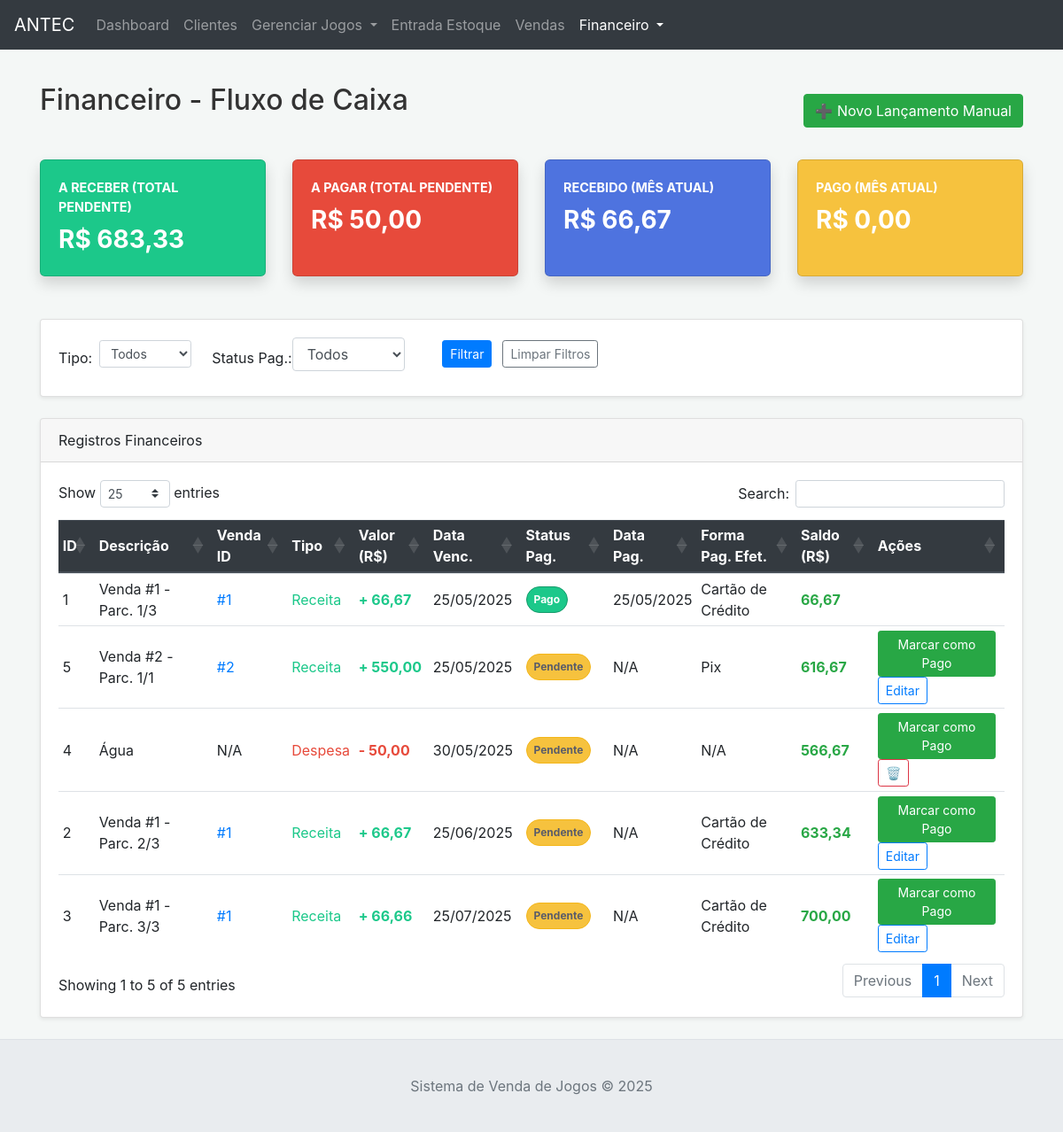
Page /financeiro on the earlier database version.
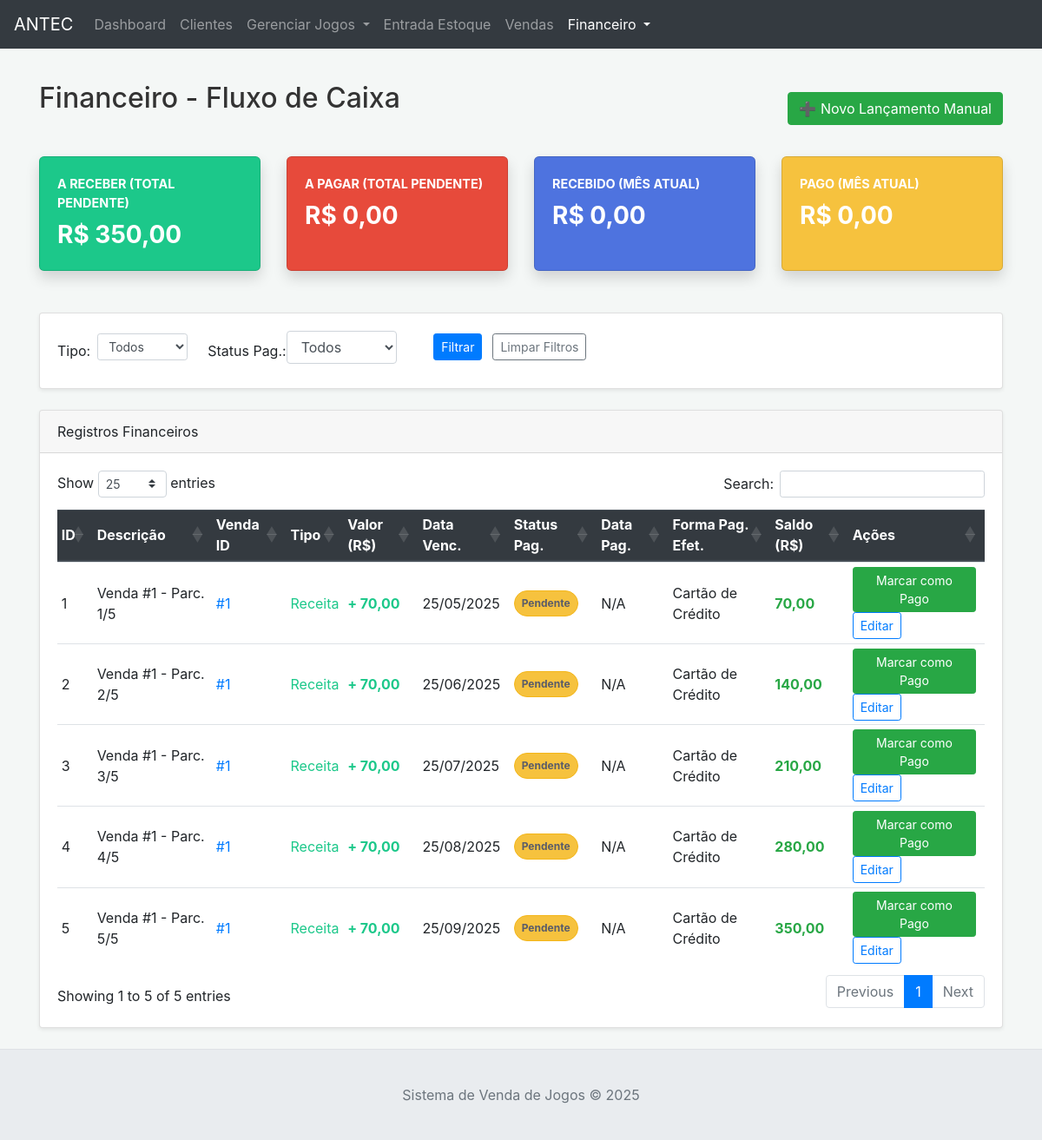
Same page on the later database version.
### tables this page shows
CREATE TABLE lancamentos_financeiros (
                id INTEGER PRIMARY KEY AUTOINCREMENT,
                venda_id INTEGER,
                descricao TEXT NOT NULL,
                tipo TEXT NOT NULL CHECK(tipo IN ('Receita', 'Despesa')),
                valor REAL NOT NULL,
                numero_parcela_atual INTEGER DEFAULT 1,
                total_parcelas INTEGER DEFAULT 1,
                data_vencimento DATE NOT NULL,
                status_pagamento TEXT DEFAULT 'Pendente' CHECK(status_pagamento IN ('Pendente', 'Pago', 'Vencido', 'Cancelado')),
                forma_pagamento_efetiva TEXT,
                observacao TEXT,
                data_lancamento DATETIME DEFAULT CURRENT_TIMESTAMP,
                data_pagamento DATE,
                FOREIGN KEY (venda_id) REFERENCES vendas (id) ON DELETE SET NULL
            );

### app.py (the view)
@app.route('/financeiro', methods=['GET'])
def financeiro_lista():
    try:
        filtro_status = request.args.get('filtro_status', None)
        filtro_tipo = request.args.get('filtro_tipo', None)
        lancamentos_rows = db_manager.get_all_lancamentos_financeiros(
            filtro_status=filtro_status if filtro_status and filtro_status != "Todos" else None,
            filtro_tipo=filtro_tipo if filtro_tipo and filtro_tipo != "Todos" else None
        )
        saldo_acumulado = Decimal('0.00')
        lancamentos_com_saldo = []
        if lancamentos_rows: # Verifica se lancamentos_rows não é None
            for lanc_row in lancamentos_rows:
                lanc = dict(lanc_row)
                valor = Decimal(str(lanc['valor']))
                if lanc['tipo'] == 'Receita': saldo_acumulado += valor
                elif lanc['tipo'] == 'Despesa': saldo_acumulado -= valor
                lanc['saldo_acumulado'] = saldo_acumulado
                lancamentos_com_saldo.append(lanc)
        stats = db_manager.get_dashboard_stats()
        stats['a_receber_total'] = Decimal(stats.get('a_receber_total') if stats.get('a_receber_total') is not None else 0.0)
        stats['a_pagar_total'] = Decimal(stats.get('a_pagar_total') if stats.get('a_pagar_total') is not None else 0.0)
        stats['recebido_mes_atual'] = Decimal(stats.get('recebido_mes_atual') if stats.get('recebido_mes_atual') is not None else 0.0)
        stats['pago_mes_atual'] = Decimal(stats.get('pago_mes_atual') if stats.get('pago_mes_atual') is not None else 0.0)
    except Exception as e:
        flash(f"Erro ao carregar lançamentos financeiros: {e}", "danger")
        lancamentos_com_saldo = []
        stats = {
            'a_receber_total': Decimal('0.00'), 'a_pagar_total': Decimal('0.00'),
            'recebido_mes_atual': Decimal('0.00'), 'pago_mes_atual': Decimal('0.00')
        }
    return render_template('financeiro.html',
                           lancamentos=lancamentos_com_saldo,
                           stats=stats,
                           filtro_status_atual=filtro_status,
                           filtro_tipo_atual=filtro_tipo)

### app.py (called while the page is built)
def format_datetime_for_display(dt_str):
    if not dt_str: return "N/A"
    try:
        if isinstance(dt_str, (datetime.datetime, datetime.date)):
            return dt_str.strftime('%d/%m/%Y %H:%M') if isinstance(dt_str, datetime.datetime) else dt_str.strftime('%d/%m/%Y')
        dt_str_cleaned = str(dt_str).replace('Z', '')
        if 'T' in dt_str_cleaned: dt_obj = datetime.datetime.fromisoformat(dt_str_cleaned); return dt_obj.strftime('%d/%m/%Y %H:%M')
        elif ' ' in dt_str_cleaned: dt_obj = datetime.datetime.strptime(dt_str_cleaned, '%Y-%m-%d %H:%M:%S'); return dt_obj.strftime('%d/%m/%Y %H:%M')
        else: dt_obj = datetime.datetime.strptime(dt_str_cleaned, '%Y-%m-%d'); return dt_obj.strftime('%d/%m/%Y')
    except (ValueError, TypeError): return str(dt_str)

@app.context_processor
def inject_now(): return {'now': datetime.datetime.now()}

### database.py (called while the page is built)
    def _get_connection(self):
        conn = sqlite3.connect(self.db_name)
        conn.row_factory = sqlite3.Row # Permite acessar colunas por nome
        return conn

### templates/financeiro.html (shortened to what the changed rows need)
{% extends "base.html" %}
{% block content %}
<div class="d-flex justify-content-between align-items-center mb-4">
    <h2>Financeiro - Fluxo de Caixa</h2>
</div>
<div class="row mb-4">
    <div class="col-xl-3 col-md-6 mb-4">
        <div class="card card-a-receber shadow h-100 card-financeiro">
            <div class="card-body">
                <div class="stat-title">A Receber (Total Pendente)</div>
                <div class="stat-value">R$ {{ "%.2f"|format(stats.a_receber_total if stats else 0.0)|replace('.', ',') }}</div>
            </div>
        </div>
    </div>
    <div class="col-xl-3 col-md-6 mb-4">
        <div class="card card-a-pagar shadow h-100 card-financeiro">
            <div class="card-body">
                <div class="stat-title">A Pagar (Total Pendente)</div>
                <div class="stat-value">R$ {{ "%.2f"|format(stats.a_pagar_total if stats else 0.0)|replace('.', ',') }}</div>
            </div>
        </div>
    </div>
    <div class="col-xl-3 col-md-6 mb-4">
        <div class="card card-recebido-mes shadow h-100 card-financeiro">
            <div class="card-body">
                <div class="stat-title">Recebido (Mês Atual)</div>
                <div class="stat-value">R$ {{ "%.2f"|format(stats.recebido_mes_atual if stats else 0.0)|replace('.', ',') }}</div>
            </div>
        </div>
    </div>
</div>
<div class="card shadow-sm">
    <div class="card-body">
        {% if lancamentos %}
        <div class="table-responsive">
            <table class="table table-hover table-sm datatable-financeiro table-financeiro" id="tabelaLancamentos">
                <thead class="thead-dark">
                    <tr>
                        <th>ID</th>
                        <th>Descrição</th>
                        <th>Venda ID</th>
                        <th>Tipo</th>
                        <th>Valor (R$)</th>
                        <th>Data Venc.</th>
                        <th>Status Pag.</th>
                        <th>Data Pag.</th>
                        <th>Forma Pag. Efet.</th>
                        <th>Saldo (R$)</th>
                        <th>Ações</th>
                    </tr>
                </thead>
                <tbody>
                    {% for lanc in lancamentos %}
                    <tr>
                        <td>{{ lanc.id }}</td>
                        <td>{{ lanc.descricao }}</td>
                        <td>{% if lanc.venda_id %}<a href="{{ url_for('view_venda_page', venda_id=lanc.venda_id) }}" title="Ver Venda">#{{ lanc.venda_id }}</a>{% else %}N/A{% endif %}</td>
                        <td class="{{ 'text-receita' if lanc.tipo == 'Receita' else 'text-despesa' }}">{{ lanc.tipo }}</td>
                        <td class="{{ 'text-receita' if lanc.tipo == 'Receita' else 'text-despesa' }} font-weight-bold">
                            {{ "+ " if lanc.tipo == 'Receita' else "- " }}
                            {{ "%.2f"|format(lanc.valor)|replace('.', ',') }}
                        </td>
                        <td>{{ lanc.data_vencimento | date_input | datetime_display }}</td>
                        <td>
                            <span class="badge badge-pill p-2 {% if lanc.status_pagamento == 'Recebido' %}status-recebido{% else %}status-{{ lanc.status_pagamento.replace('í', 'i').replace('ú', 'u').replace('ç', 'c') }}{% endif %}">{{ lanc.status_pagamento }}</span>
                        </td>
                        <td>{{ lanc.data_pagamento | date_input | datetime_display if lanc.data_pagamento else 'N/A' }}</td>
                        <td>{{ lanc.forma_pagamento_efetiva or 'N/A' }}</td>
                        <td class="font-weight-bold {{ 'text-success' if (lanc.saldo_acumulado or 0) >= 0 else 'text-danger' }}">
                            {{ "%.2f"|format(lanc.saldo_acumulado|default(0.0))|replace('.', ',') }}
                        </td>
                        <td class="action-buttons">
                            {% if lanc.status_pagamento == 'Pendente' or lanc.status_pagamento == 'Vencido' %}
                                <button type="button" class="btn btn-success btn-sm" data-toggle="modal" data-target="#marcarPagoModal" data-lancamento-id="{{ lanc.id }}" data-lancamento-valor="{{ lanc.valor }}">
                                    Marcar como Pago
                                </button>
                            {% endif %}
                            {% if lanc.venda_id and lanc.status_pagamento not in ['Pago', 'Recebido'] %}
                                <button type="button" class="btn btn-sm btn-outline-primary" data-toggle="modal" data-target="#editarLancamentoModal" data-lancamento-id="{{ lanc.id }}">
                                    Editar
                                </button>
                            {% endif %}
                            {% if not lanc.venda_id %}
                                <form action="{{ url_for('financeiro_lancamento_excluir', lancamento_id=lanc.id) }}" method="POST" style="display:inline;" onsubmit="return confirm('Tem certeza que deseja excluir este lançamento manual?');">
                                    <button type="submit" class="btn btn-sm btn-outline-danger" title="Excluir Lançamento Manual">🗑️</button>
                                </form>
                            {% endif %}
                        </td>
                    </tr>
                    {% endfor %}
                </tbody>
            </table>
        </div>
        {% else %}
        <div class="alert alert-info">Nenhum lançamento financeiro encontrado para os filtros aplicados.</div>
        {% endif %}
    </div>
</div>
{% endblock %}

Differences in the rows shown:
changed lancamentos_financeiros id 1: descricao "Venda #1 - Parc. 1/3" → "Venda #1 - Parc. 1/5"; valor "66,67" → "70,00"; status_pagamento "Pago" → "Pendente"; data_pagamento "25/05/2025" → "N/A"; saldo_acumulado "66,67" → "70,00"; now shows "Marcar como Pago Editar"
changed lancamentos_financeiros id 2: descricao "Venda #1 - Parc. 2/3" → "Venda #1 - Parc. 2/5"; valor "66,67" → "70,00"; saldo_acumulado "633,34" → "140,00"
changed lancamentos_financeiros id 3: descricao "Venda #1 - Parc. 3/3" → "Venda #1 - Parc. 3/5"; valor "66,66" → "70,00"; saldo_acumulado "700,00" → "210,00"
changed lancamentos_financeiros id 4: descricao "Água" → "Venda #1 - Parc. 4/5"; venda_id (not shown) → "1"; tipo "Despesa" → "Receita"; tipo "-" → "+"; valor "50,00" → "70,00"; data_vencimento "30/05/2025" → "25/08/2025"; forma_pagamento_efetiva "N/A" → "Cartão de Crédito"; saldo_acumulado "566,67" → "280,00"; no longer shows "N/A 🗑️"; moves down the list
changed lancamentos_financeiros id 5: descricao "Venda #2 - Parc. 1/1" → "Venda #1 - Parc. 5/5"; venda_id "2" → "1"; valor "550,00" → "70,00"; data_vencimento "25/05/2025" → "25/09/2025"; forma_pagamento_efetiva "Pix" → "Cartão de Crédito"; saldo_acumulado "616,67" → "350,00"; moves down the list
Other differences:
{{ "%.2f"|format(stats.a_pagar_total if stats else 0.0)|replace('.', ',') }}: "50,00" → "0,00"
text no longer shown: "683,33 66,67"
text now shown: "350,00 0,00"
